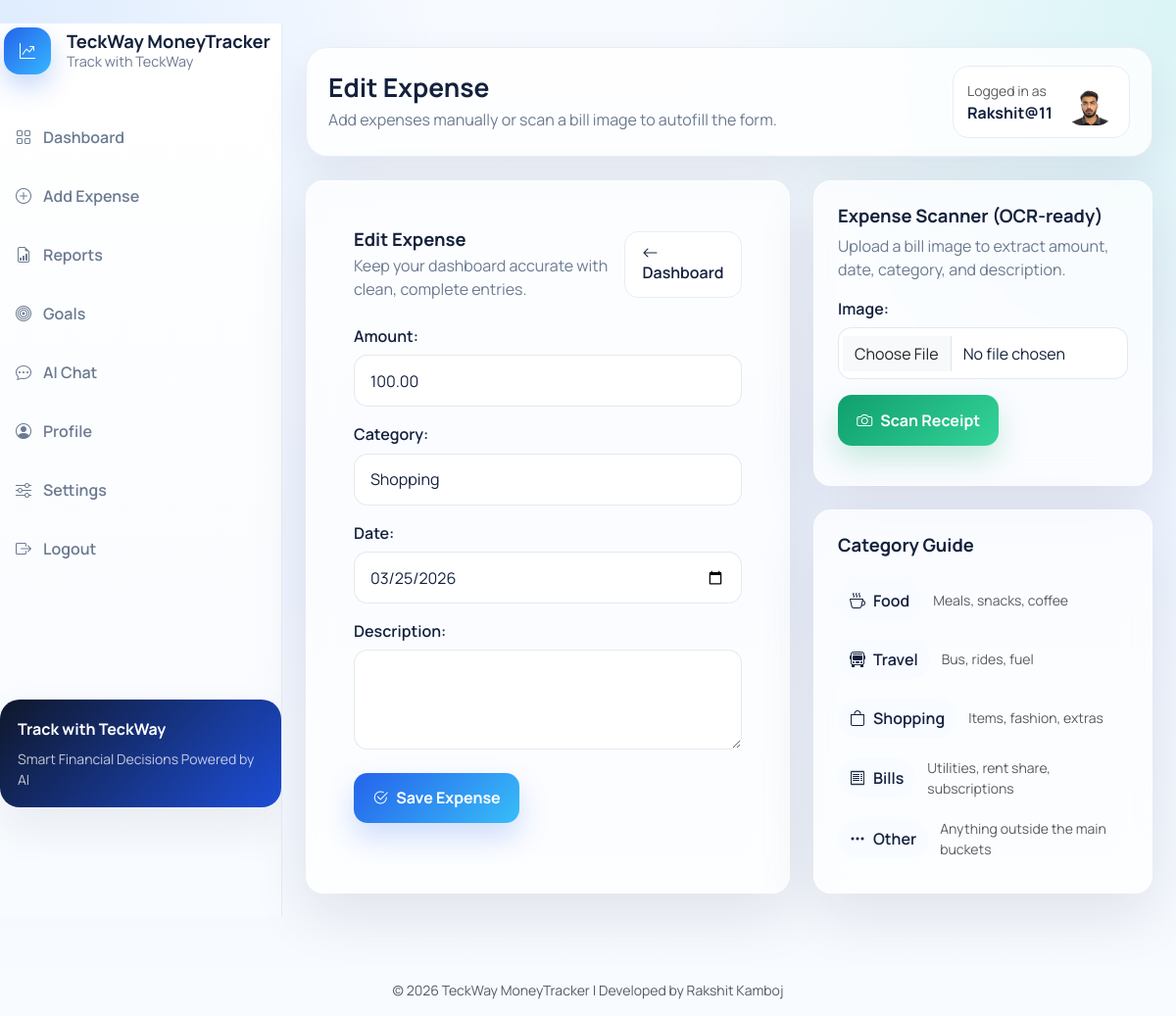
The page /expenses/3/edit/ (signed in) on the database its author committed.
### finance/models.py (models this page shows, shortened)
class Profile(models.Model):
    user = models.OneToOneField(User, on_delete=models.CASCADE, related_name="profile")
    profile_picture = models.ImageField(upload_to="profiles/", blank=True, null=True)
    dark_mode = models.BooleanField(default=False)
    saving_streak = models.PositiveIntegerField(default=0)

class Expense(models.Model):
    CATEGORY_CHOICES = [
        ("Food", "Food"),
        ("Travel", "Travel"),
        ("Shopping", "Shopping"),
        ("Bills", "Bills"),
        ("Other", "Other"),
    ]
    user = models.ForeignKey(
        settings.AUTH_USER_MODEL,
        on_delete=models.CASCADE,
        related_name="expenses",
    )
    amount = models.DecimalField(max_digits=10, decimal_places=2)
    category = models.CharField(max_length=20, choices=CATEGORY_CHOICES)
    date = models.DateField()
    description = models.TextField(blank=True)
    class Meta:
        ordering = ["-date", "-id"]

### finance/views.py (the view)
# urls.py: path("expenses/<int:pk>/edit/", views.edit_expense, name="edit_expense"),
@login_required
def edit_expense(request, pk):
    expense = get_object_or_404(Expense, pk=pk, user=request.user)
    form = ExpenseForm(request.POST or None, instance=expense)
    if request.method == "POST" and form.is_valid():
        form.save()
        messages.success(request, "Expense updated successfully.")
        return redirect("dashboard")
    return render(request, "add_expense.html", {"form": form, "scan_form": ExpenseScanForm(), "page_title": "Edit Expense"})

### finance/forms.py
class ExpenseForm(forms.ModelForm):
    date = forms.DateField(
        widget=forms.DateInput(attrs={"type": "date", "class": "form-control"})
    )
    class Meta:
        model = Expense
        fields = ("amount", "category", "date", "description")
        widgets = {
            "amount": forms.NumberInput(attrs={"class": "form-control", "step": "0.01"}),
            "category": forms.Select(attrs={"class": "form-select"}),
            "description": forms.Textarea(attrs={"rows": 3, "class": "form-control"}),
        }

class ExpenseScanForm(forms.ModelForm):
    class Meta:
        model = ExpenseScan
        fields = ("image",)
        widgets = {
            "image": forms.ClearableFileInput(attrs={"class": "form-control", "accept": "image/*"}),
        }

### templates/add_expense.html (shortened to what this page needs)
﻿{% extends "base.html" %}
{% block page_heading %}{{ page_title }}{% endblock %}
{% block page_subheading %}Add expenses manually or scan a bill image to autofill the form.{% endblock %}
{% block content %}
<div class="row g-4">
    <div class="col-xl-7">
        <div class="surface-card form-card p-4 p-lg-5 interactive-card h-100">
            <div class="d-flex justify-content-between align-items-center mb-4">
                <div>
                    <h2 class="section-title mb-1">{{ page_title }}</h2>
                    <p class="section-subtitle">Keep your dashboard accurate with clean, complete entries.</p>
                </div>
                <a href="{% url 'dashboard' %}" class="btn-outline-modern"><i class="bi bi-arrow-left me-2"></i>Dashboard</a>
            </div>
            <form method="post" class="form-grid">
                {{ form.as_p }}
                <button type="submit" class="btn-soft-primary mt-2"><i class="bi bi-check2-circle me-2"></i>Save Expense</button>
            </form>
        </div>
    </div>
    <div class="col-xl-5">
        <div class="surface-card p-4 interactive-card mb-4">
            <h3 class="section-title mb-2">Expense Scanner (OCR-ready)</h3>
            <p class="section-subtitle mb-3">Upload a bill image to extract amount, date, category, and description.</p>
            <form method="post" action="{% url 'scan_expense' %}" enctype="multipart/form-data" class="form-grid">
                {{ scan_form.as_p }}
                <button type="submit" class="btn-soft-success"><i class="bi bi-camera me-2"></i>Scan Receipt</button>
            </form>
        </div>
        <div class="surface-card p-4 interactive-card">
            <h3 class="section-title mb-3">Category Guide</h3>
            <ul class="list-clean">
                <li><span class="category-pill"><i class="bi bi-cup-hot"></i>Food</span><span class="small text-muted">Meals, snacks, coffee</span></li>
                <li><span class="category-pill"><i class="bi bi-bus-front"></i>Travel</span><span class="small text-muted">Bus, rides, fuel</span></li>
                <li><span class="category-pill"><i class="bi bi-bag"></i>Shopping</span><span class="small text-muted">Items, fashion, extras</span></li>
                <li><span class="category-pill"><i class="bi bi-receipt"></i>Bills</span><span class="small text-muted">Utilities, rent share, subscriptions</span></li>
                <li><span class="category-pill"><i class="bi bi-three-dots"></i>Other</span><span class="small text-muted">Anything outside the main buckets</span></li>
            </ul>
        </div>
    </div>
</div>
{% endblock %}

### templates/base.html (shortened to what this page needs)
﻿<!DOCTYPE html>
<html lang="en" data-theme="{% if user.is_authenticated and user.profile.dark_mode %}dark{% else %}light{% endif %}">
<head>
    <link href="https://cdn.jsdelivr.net/npm/bootstrap@5.3.3/dist/css/bootstrap.min.css" rel="stylesheet">
    <link href="https://cdn.jsdelivr.net/npm/bootstrap-icons@1.11.3/font/bootstrap-icons.css" rel="stylesheet">
    <link href="/static/css/app.css?v=20260327-premium-redesign" rel="stylesheet">
</head>
<body>
    {% if user.is_authenticated %}
        <div class="app-shell d-lg-flex">
            <aside class="sidebar offcanvas-lg offcanvas-start" tabindex="-1" id="appSidebar" aria-labelledby="appSidebarLabel">
                <div class="sidebar-inner d-flex flex-column offcanvas-body">
                    <div class="sidebar-brand d-flex align-items-center justify-content-between gap-3">
                        <div class="d-flex align-items-center gap-3 min-w-0">
                            <div class="brand-mark flex-shrink-0"><i class="bi bi-graph-up-arrow"></i></div>
                            <div class="brand-copy">
                                <h4 id="appSidebarLabel">TeckWay MoneyTracker</h4>
                                <p>Track with TeckWay</p>
                            </div>
                        </div>
                    </div>
                    <nav class="sidebar-nav">
                        <a class="sidebar-link {% if request.resolver_match.url_name == 'dashboard' %}active{% endif %}" href="{% url 'dashboard' %}"><i class="bi bi-grid"></i><span>Dashboard</span></a>
                        <a class="sidebar-link {% if request.resolver_match.url_name == 'add_expense' %}active{% endif %}" href="{% url 'add_expense' %}"><i class="bi bi-plus-circle"></i><span>Add Expense</span></a>
                        <a class="sidebar-link {% if request.resolver_match.url_name == 'reports' %}active{% endif %}" href="{% url 'reports' %}"><i class="bi bi-file-earmark-bar-graph"></i><span>Reports</span></a>
                        <a class="sidebar-link " href="{% url 'goals' %}"><i class="bi bi-bullseye"></i><span>Goals</span></a>
                        <a class="sidebar-link {% if request.resolver_match.url_name == 'chat' %}active{% endif %}" href="{% url 'chat' %}"><i class="bi bi-chat-dots"></i><span>AI Chat</span></a>
                        <a class="sidebar-link {% if request.resolver_match.url_name == 'profile' %}active{% endif %}" href="{% url 'profile' %}"><i class="bi bi-person-circle"></i><span>Profile</span></a>
                        <a class="sidebar-link {% if request.resolver_match.url_name == 'settings' %}active{% endif %}" href="{% url 'settings' %}"><i class="bi bi-sliders"></i><span>Settings</span></a>
                        <form method="post" action="{% url 'logout' %}" class="mt-2">
                            <button type="submit" class="sidebar-link border-0 bg-transparent w-100 text-start"><i class="bi bi-box-arrow-right"></i><span>Logout</span></button>
                        </form>
                    </nav>
                    <div class="sidebar-footer d-none d-lg-block">
                        <div class="sidebar-tip">
                            <div class="fw-bold mb-2">Track with TeckWay</div>
                            <div class="small opacity-75">Smart Financial Decisions Powered by AI</div>
                        </div>
                    </div>
                </div>
            </aside>
            <main class="content-area">
                <div class="topbar d-none d-lg-flex flex-column flex-md-row align-items-md-center justify-content-between gap-3">
                    <div class="topbar-title">
                        <h1>{% block page_heading %}TeckWay MoneyTracker{% endblock %}</h1>
                        <p>{% block page_subheading %}Track with TeckWay{% endblock %}</p>
                    </div>
                    <div class="d-flex align-items-center gap-3 flex-wrap justify-content-end">
                        <a href="{% url 'profile' %}" class="profile-chip text-decoration-none">
                            <div>
                                <div class="small text-muted">Logged in as</div>
                                <div class="fw-bold">{{ user.username }}</div>
                            </div>
                            {% if user.profile.profile_picture %}
                                <img src="{{ user.profile.profile_picture.url }}" alt="Profile" class="topbar-avatar-image">
                            {% else %}
                                <div class="profile-avatar"><i class="bi bi-person"></i></div>
                            {% endif %}
                        </a>
                    </div>
                </div>
                <section class="page-section mt-0 mt-lg-4">
    {% endif %}
    {% block content %}{% endblock %}
    {% if user.is_authenticated %}
                </section>
            </main>
        </div>
    {% else %}
        </main>
    {% endif %}
    <footer class="text-center mt-5 p-3 small text-muted">
        © 2026 TeckWay MoneyTracker | Developed by Rakshit Kamboj
    </footer>
</body>
</html>

### templates/base.html (style rules this page uses)
body { font-family: 'Manrope', sans-serif; }

### rows shown on the page
Expense: amount "100.00", category "Shopping", date "03/25/2026"

### other values the page prints
{{ page_title }} "Edit Expense"
{{ user.username }} "Rakshit@11"
